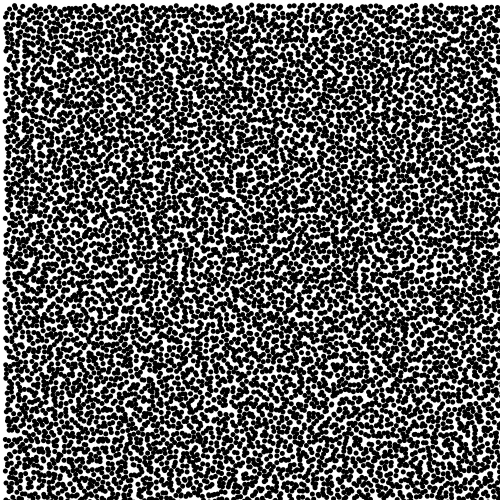
#> input picture MATLAB/ref500.bmp, 500 x 500 px, given in place of ref500.png, which was not available
$ python jiggle_maker.py
#> lines starting #> are read from the running program, lines starting #| are printed output that depends on the picture; pictures that were not available may be replaced by others from this repository, and a replacement may not be noted
import matplotlib
import matplotlib.pyplot as plt
from matplotlib.collections import PatchCollection
import numpy as np
import imageio
from math import sin,cos
from PIL import Image


'''
Jiggle Maker function for CITS33200 deformation images
    - Produces a reference and deformation images depending on the
      imput deformations
    - Produce a "ground truth" to later compare images with

To Run: python3 jiggle_maker.py
'''


##------------------------------------~~-------------------------------------##
# Set up parameters:
#--------------------

# Min & max - sets the xy limits of the image
min = 0
max = 100


size = 2000     # The number of speckles #usual for 100x100: 1500
inch_size = 1    # The size of the image
dpi = 500        # Dots per inch - will set the pixel width of the image


dot_rad = 0.5  # How big you want the circles to be plotted

ref_name = 'ref500'
def_name = 'def500'
gif_name = 'test500.gif'
gt_name  = 'gt500'

##------------------------------------~~-------------------------------------##
# Deformation functions:
#-----------------------


def deformation_x(x):
    return 1.0101010101*x


def deformation_y(y):
    return 1.0101010101*y

# note: 0.1 = 1 pixel in 500x500 version
##------------------------------------~~-------------------------------------##


# To make the images the same each time (turn this off to generate more images)
np.random.seed(seed=19)

# Use a uniform random distribution
initial_x = np.random.uniform(min, max, size)
initial_y = np.random.uniform(min, max, size)

dpi_inch = np.floor(dpi/inch_size) # Sets the number of pixels you need

def to_bmp(name):
    # Open the file, convert to grey scale
    img = Image.open(name+'.png').convert('L')
    file_out = name + ".bmp"
    img.save(file_out, cmap='gray')

# Plot the image with the required format
def image_plot(x,y,name):
#> called with x = array of shape (2000,), y = array of shape (2000,), name = 'ref500'
    fig, ax = plt.subplots()
    fig.set_size_inches(inch_size,inch_size)

    # Need to use patches class to get sub-pixel accuracy
    initial_patches=[]

    for i in range(size):
        initial_patches.append(plt.Circle((x[i],y[i]),radius=dot_rad, fc='k', ec='k'))
    ax.add_collection(PatchCollection(initial_patches, edgecolors='k', facecolors='k'))

    # For removing the axis and plotting to the very edge of the image
    ax.set_xlim([min,max])
    ax.set_ylim([min,max])
    ax.axis('off')
    plt.subplots_adjust(top = 1, bottom = 0, right = 1, left = 0,hspace = 0, wspace = 0)

    # Save image in the required format
    plt.savefig( name , bbox_inches=0, pad_inches = 0, dpi=dpi_inch)
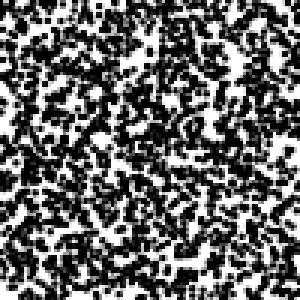
#> figure drawn by matplotlib, 1 panel
    plt.close()
    to_bmp(name)
#> in to_bmp, img is the input picture: PIL image 500x500 L; min 0, max 255, mean 97
#> call 2 of image_plot, with x = array of shape (2000,), y = array of shape (2000,), name = 'def500'
#> in image_plot (call 2), `plt.savefig( name , bbox_inches=0, pad_inches = 0, dpi=dpi_inch)`:
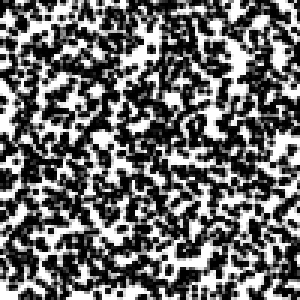
#> figure drawn by matplotlib, 1 panel
#> call 2 of to_bmp, with name = 'def500'
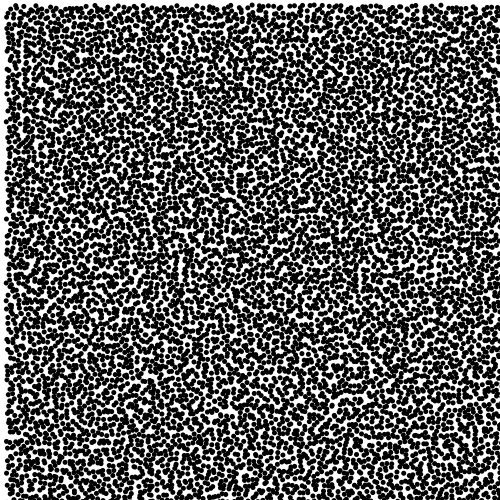
#> input picture MATLAB/def500.bmp, 500 x 500 px, given in place of def500.png, which was not available
#> in to_bmp, img is the input picture: PIL image 500x500 L; min 0, max 255, mean 97.5


# Makes a gif for visualisation purposes
def gif_generator():
    images = []
    images.append(imageio.imread(ref_name+'.png'))
    images.append(imageio.imread(def_name+'.png'))

    imageio.mimsave(gif_name, images)


# Return the number of pixels that have not been deformed as we expected
# Because of 'subpixel accuracy - only works for translations'
def check_translations(ref_name, def_name):

    # Load in given images and read their pixels
    ref_img = Image.open(ref_name+'.bmp')
    ref_pixel = ref_img.load()
    def_img = Image.open(def_name+'.bmp')
    def_pixel = def_img.load()

    count = 0
    for test_x in range(min, max):

        for test_y in range(min, max):
            test_x_def = deformation_x(test_x)
            test_y_def = deformation_y(test_y)

            # Points that have been translated outside the image
            if test_x_def >= max or test_y_def >= max or test_x_def <= min or test_y_def <= min:
                continue

            # Check for how many pixels we incorrectly guessed the deformation
            if def_pixel[test_x_def,test_y_def] != ref_pixel[test_x,test_y]:
                count +=1

    return count

def vis_plotter(array,arr_name,im_name):
    fig, ax = plt.subplots()
    imgplot = plt.imshow(array)
    imgplot.set_cmap('YlGnBu')
    ax.set_title(arr_name+" Deformations")
    ax.set_xlabel("X")
    ax.set_ylabel("Y")
    plt.colorbar()
    plt.savefig(im_name)
    plt.close()

def ground_truth(gt_name):
#> called with gt_name = 'gt500'
    def_x_arr = []
    def_y_arr = []

    for init_x in range(min,max):
        temp_x_arr = []
        temp_y_arr = []
        for init_y in range(min,max):
            fin_x = deformation_x(init_x)
            fin_y = deformation_y(init_y)

            delta_x = fin_x - init_x
            delta_y = fin_y - init_y

            temp_x_arr.append(delta_x)
            temp_y_arr.append(delta_y)

        def_x_arr.append(temp_x_arr)
        def_y_arr.append(temp_y_arr)

    # Convert to numpy arrays
    def_x_arr = np.rot90(np.asarray(def_x_arr))
    def_y_arr = np.rot90(np.asarray(def_y_arr))

    residual_diff = (def_x_arr**2 + def_y_arr**2)**0.5


    vis_plotter(def_x_arr, 'X ground truth', gt_name+'x.png')
#> in vis_plotter, `plt.savefig(im_name)`:
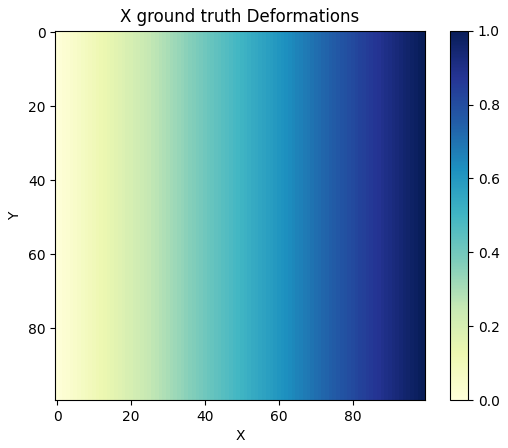
#> figure drawn by matplotlib, 2 panels
    vis_plotter(def_y_arr, 'Y ground truth', gt_name+'y.png')
#> call 2 of vis_plotter, with arr_name = 'Y ground truth', im_name = 'gt500y.png'
#> in vis_plotter (call 2), `plt.savefig(im_name)`:
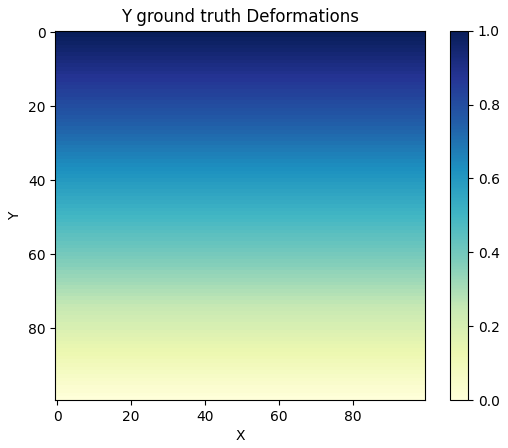
#> figure drawn by matplotlib, 2 panels
    vis_plotter(residual_diff, 'Residual ground truth', gt_name+'r.png')
#> call 3 of vis_plotter, with arr_name = 'Residual ground truth', im_name = 'gt500r.png'
#> in vis_plotter (call 3), `plt.savefig(im_name)`:
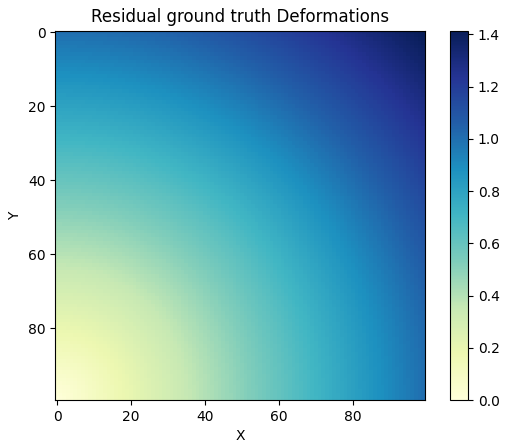
#> figure drawn by matplotlib, 2 panels

    final = np.concatenate((def_x_arr,def_y_arr) ,axis=1)

    np.savetxt(gt_name+".csv", final, delimiter=",")

##------------------------------------~~-------------------------------------##
# Calling functions:

image_plot(initial_x, initial_y, ref_name)
image_plot(deformation_x(initial_x), deformation_y(initial_y), def_name)
gif_generator()
ground_truth(gt_name)

# Testing for linear translations - subpixel accuracy means stretches wont work
# If we have more than 1 incorrectly prediccted point - notify

#if check_translations(ref_name, def_name) > 0:
#    print('WARNING: not translating as expected')
